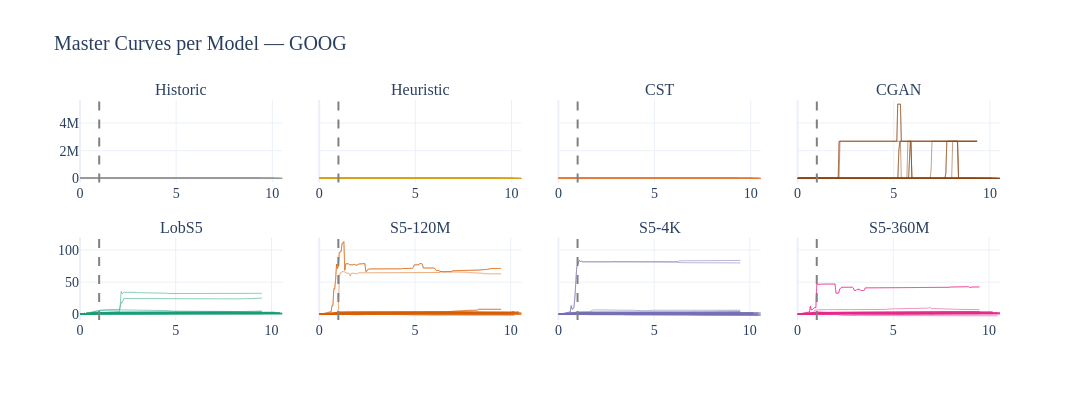

The cell this chart's notebook holds for it:
### Markdown cell above
---
## 4. Master Curves

### Code cell
# ── Master Curves per model (panel grid) ─────────────────────────
n_models = len(R_impact)
n_cols = min(4, n_models)
n_rows = math.ceil(n_models / n_cols)
fig = make_subplots(rows=n_rows, cols=n_cols,
                    subplot_titles=list(R_impact.keys()),
                    shared_yaxes=True, horizontal_spacing=0.04)
for idx, (label, rd) in enumerate(R_impact.items()):
    row, col = idx // n_cols + 1, idx % n_cols + 1
    meta = MODEL_META.get(label, {})
    for _, frow in rd['grid'].iterrows():
        folder = frow['folder']
        if folder not in rd['data']: continue
        mc = compute_master_curve(rd['data'][folder], folder)
        if mc is None: continue
        fig.add_trace(go.Scatter(x=mc['u'], y=mc['mean'], mode='lines',
            line=dict(color=meta.get('color', '#888'), width=1),
            opacity=0.5, showlegend=False), row=row, col=col)
    fig.add_vline(x=1.0, line_dash='dash', line_color='gray', row=row, col=col)
fig.update_layout(title=f'Master Curves per Model — {STOCK}',
    template=TEMPLATE, font=FONT,
    width=FULL_W, height=FIG_H * n_rows // 2)
fig.show()
save_fig(fig, 'master_curves_8m', h=FIG_H * n_rows // 2)
